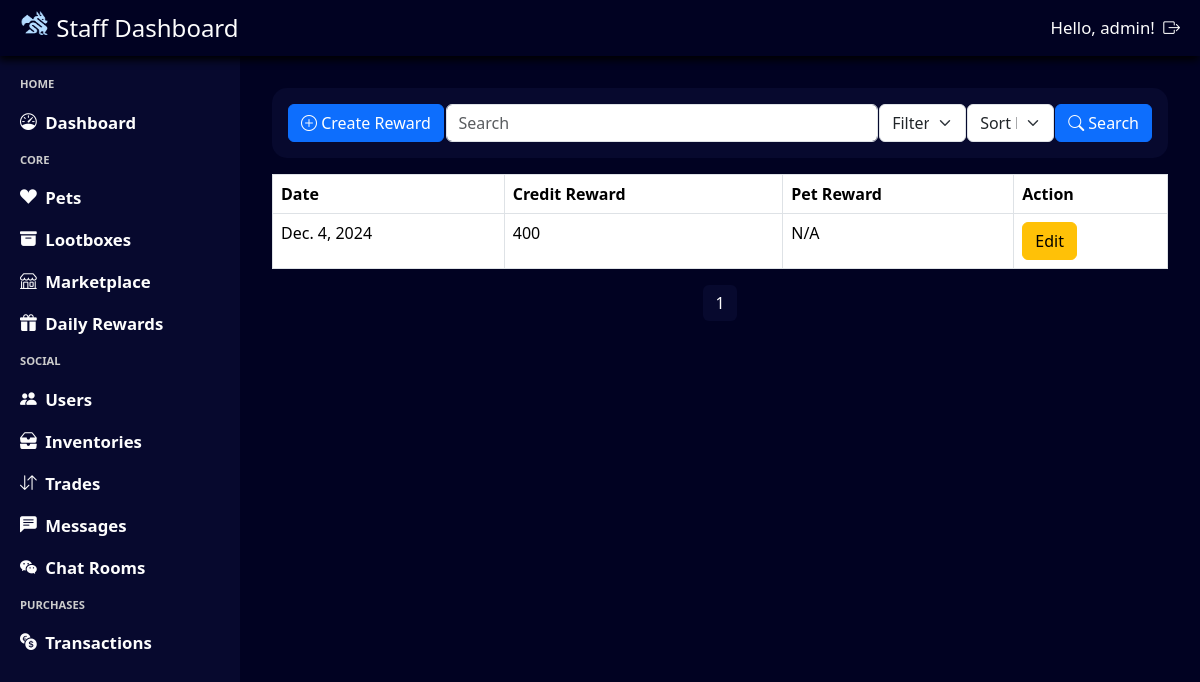
The page /staff/rewards/ (signed in) on the database its author committed.
### daily_rewards/models.py (models this page shows, shortened)
class Reward(models.Model):
    date = models.DateField(default=datetime.date.today,unique=True)  # Date of the reward
    credit_reward = models.IntegerField(default=100)  # Reward details
    pet_reward = models.ForeignKey(Pet, on_delete=models.CASCADE,  null=True, blank=True)  # Reward details

### admin_system/views.py (the view, shortened to what this page needs)
# urls.py: path('rewards/', views.query_staff_rewards, name='query_staff_rewards'),
@login_required(login_url='admin_login')
@user_passes_test(login_url='admin_login', test_func=is_staff)
def query_staff_rewards(request):
    query = request.GET.get('search', '')
    filter_by = request.GET.get('filter', '')
    sort_by = request.GET.get('sort', '')
    staff_rewards = Reward.objects.all()
    if sort_by == 'descending':
        staff_rewards = staff_rewards.reverse()
    paginator = Paginator(staff_rewards, 10)  # Show 10 staff rewards per page
    page_number = request.GET.get('page')
    page_obj = paginator.get_page(page_number)
    return render(request, 'staff_rewards.html', {'page_obj': page_obj, 'pets': Pet.objects.all().order_by('pet_species')})

### admin_system/views.py (called while the page is built)
def is_staff(user):
    return user.is_staff

### base_template/context_processor.py (called while the page is built)
def profile_context(request):
    if request.user.is_authenticated:
        try:
            profile = Profile.objects.get(user = request.user)
            return {'navbar_profile': profile}
        except Profile.DoesNotExist:
            return {'navbar_profile': None}
    return {'navbar_profile': None}

### notification/context_processor.py (called while the page is built)
def notification_context(request):
    if request.user.is_authenticated:
        notifications = Notification.objects.filter(user=request.user, notif_status=Notification.Status.unread).count()
        return {'notifications': notifications}
    return {'notifications': 0}

### admin_system/templates/staff_rewards.html (shortened to what this page needs)
{% extends "staff_template.html" %}
{% load static %}
{% block css %}
    <link rel="stylesheet" href="{% static 'staff_rewards.css' %}"/>
{% endblock %}
{% block content %}
<div class="staff-rewards-container">
    <form class="staff-rewards-header" method="get" action="{% url 'query_staff_rewards' %}">
        <button type="button" class="btn btn-primary" data-toggle="modal" data-target="#createRewardModal">
            <i class="bi bi-plus-circle"></i> Create Reward
        </button>
        <div id="search-container">
            <input type="text" name="search" class="form-control staff-rewards-header-search" placeholder="Search" aria-label="Search" aria-describedby="basic-addon1">
        </div>
        <select name="filter" class="form-select staff-rewards-header-filter" aria-label="Filter">
            <option value="date" selected>Filter by: Date</option>
        </select>
        <select name="sort" class="form-select staff-rewards-header-sort" aria-label="Sort">
            <option value="" selected disabled>Sort by:</option>
        </select>
        <button class="btn btn-primary staff-rewards-header-button" id="staff-rewards-header-button-search">
            <i class="bi bi-search"></i>
            Search
        </button>
    </form>
    <table class="table table-bordered">
        <thead>
            <tr>
                <th>Date</th>
                <th>Credit Reward</th>
                <th>Pet Reward</th>
                <th>Action</th>
            </tr>
        </thead>
        <tbody>
            {% for reward in page_obj %}
            <tr>
                <td>{{ reward.date }}</td>
                <td>{{ reward.credit_reward }}</td>
                <td>{% if reward.pet_reward %}{{ reward.pet_reward.pet_species }}{% else %}N/A{% endif %}</td>
                <td>
                    <button type="button" class="btn btn-warning" data-toggle="modal" data-target="#editRewardModal{{ reward.id }}">Edit</button>
                </td>
            </tr>
            {% endfor %}
        </tbody>
    </table>
    <nav aria-label="Page navigation">
        <ul class="pagination">
            {% for num in page_obj.paginator.page_range %}
                {% if page_obj.number == num %}
                    <li class="page-item active"><a class="page-link" href="#">{{ num }}</a></li>
                {% elif num > page_obj.number|add:'-3' and num < page_obj.number|add:'3' %}
                    <li class="page-item"><a class="page-link" href="?page={{ num }}">{{ num }}</a></li>
                {% endif %}
            {% endfor %}
        </ul>
    </nav>
</div>
{% endblock %}

### admin_system/templates/staff_template.html (shortened to what this page needs)
{% load static %}
<html>
    <head>
        <link rel="stylesheet" type="text/css" href="{% static 'staff_template.css' %}">
        <link rel="stylesheet" href="https://cdn.jsdelivr.net/npm/bootstrap@5.3.3/dist/css/bootstrap.min.css">
        <link rel="stylesheet" href="https://cdn.jsdelivr.net/npm/bootstrap-icons@1.11.3/font/bootstrap-icons.min.css">
        {% block css %}{% endblock %}
    </head>
    <body>
        <div class = "staff-template-container">
            <div class = "staff-template-navbar">
                <div class = "staff-template-navbar-title">
                    <img src="{% static 'logo-light.png' %}" alt="Logo" width="30" height="24" class="d-inline-block align-text-top">
                    Staff Dashboard
                </div>
                <div class = "staff-template-navbar-auth">
                    Hello, {{ user.username }}!
                    <a class = "staff-template-navbar-auth-item" href="{% url "staff_logout" %}">
                        <i class="bi bi-box-arrow-right"></i>
                    </a>
                </div>
            </div>
            <div class = "staff-template-left">
                HOME
                <a class = "staff-template-left-item" href="{% url 'staff_dashboard' %}">
                    <i class="bi bi-speedometer"></i>Dashboard
                </a>
                CORE
                <a class = "staff-template-left-item" href="{% url 'staff_pets' %}">
                    <i class="bi bi-suit-heart-fill"></i>Pets
                </a>
                <a class = "staff-template-left-item"  href="{% url 'staff_lootboxes' %}">
                    <i class="bi bi-archive-fill"></i>Lootboxes
                </a>
                <a class = "staff-template-left-item"  href="{% url 'staff_marketplace' %}">
                    <i class="bi bi-shop"></i>Marketplace
                </a>
                <a class = "staff-template-left-item"  href="{% url 'query_staff_rewards' %}">
                    <i class="bi bi-gift-fill"></i>Daily Rewards
                </a>
                SOCIAL
                <a class = "staff-template-left-item" href="{% url 'staff_users' %}">
                    <i class="bi bi-people-fill"></i>Users
                </a>
                <a class = "staff-template-left-item" href="{% url 'query_inventory' %}">
                    <i class="bi bi-inboxes-fill"></i>Inventories
                </a>
                <a class = "staff-template-left-item" href="{% url 'query_trades' %}">
                    <i class="bi bi-arrow-down-up"></i>Trades
                </a>
                <a class = "staff-template-left-item" href="{% url 'query_chats' %}">
                    <i class="bi bi-chat-left-text-fill"></i>Messages
                </a>
                <a class = "staff-template-left-item" href="{% url 'query_chat_rooms' %}">
                    <i class="bi bi-wechat"></i>Chat Rooms
                </a>
                PURCHASES
                <a class = "staff-template-left-item" href="{% url 'staff_transactions' %}">
                    <i class="bi bi-currency-exchange"></i>Transactions
                </a>
            </div>
            <div class = "staff-template-content">
                {% block content %}
                {% endblock %}
            </div>
        </div>
    </body>
</html>

### base_template/static/staff_template.css (style rules this page uses)
* { box-sizing: border-box; color: #fdfdfd; }
html, body { height: 100%; margin: 0; overflow: hidden; }
.staff-template-container { background-color: #010222; height: 100dvh; width: 100dvw; display: grid; grid-template-columns: 0.25fr 1fr; grid-template-rows: 56px 1fr; grid-template-areas: "navbar navbar" "sidebar main-content"; }
.staff-template-container { grid-area: main-content; width: 100%; height: 100%; overflow-y: auto; }
.staff-template-navbar { grid-area: navbar; background-color: #010222; display: flex; align-items: center; justify-content: space-between; padding: 0 20px; font-size: 1.5em; font-weight: 500; gap: 0.5em; filter: drop-shadow(-1px 4px 4px #000000); }
.staff-template-navbar-auth { display: flex; gap: 0.5em; align-items: center; font-size: 0.7em; font-weight: medium; }
.staff-template-left { grid-area: sidebar; background-color: #07092E; display: flex; flex-direction: column; align-items: left; padding: 20px; gap: 1.5em; color: #CCCCCC; font-size: 0.7em; font-weight: 600; }
.staff-template-left-item { display: flex; gap: 0.5em; align-items: center; font-size: 1.5em; }
a { color: #fdfdfd !important; text-decoration: none !important; }
select option { color: #1a1a1a !important; }
.pagination > .page-item > .page-link { background-color: #07092E; color: #fdfdfd; border: none; }

### base_template/static/staff_rewards.css (style rules this page uses)
.staff-rewards-container { width: 100%; height: 100%; display: flex; flex-direction: column; align-items: center; padding: 2em; overflow-y: auto; }
.staff-rewards-header { display: flex; justify-content: space-between; align-items: center; width: 100%; padding: 1em; background-color: #07092E; border-radius: 15px; }
#search-container { width: 50%; }
.staff-rewards-header-filter { width: 10%; }
.staff-rewards-header-sort { width:10%; }
li { color: #1a1a1a; }
li::marker { color: #1a1a1a; }

### rows shown on the page
Reward: date "Dec. 4, 2024", credit_reward "400", shows "N/A"

### other values the page prints
{{ user.username }} "admin"
{{ num }} "1"
